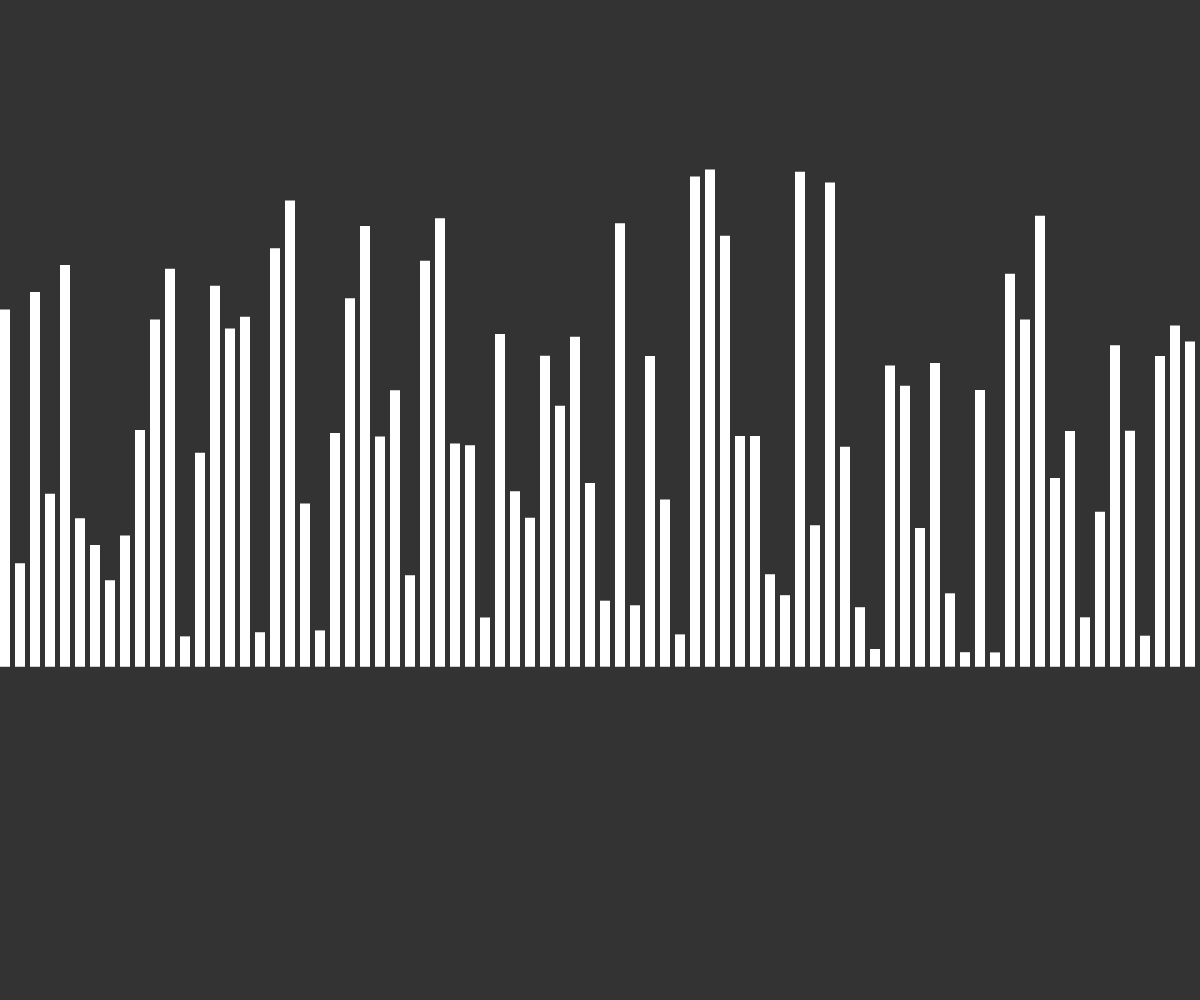
Frame 1 (no input)
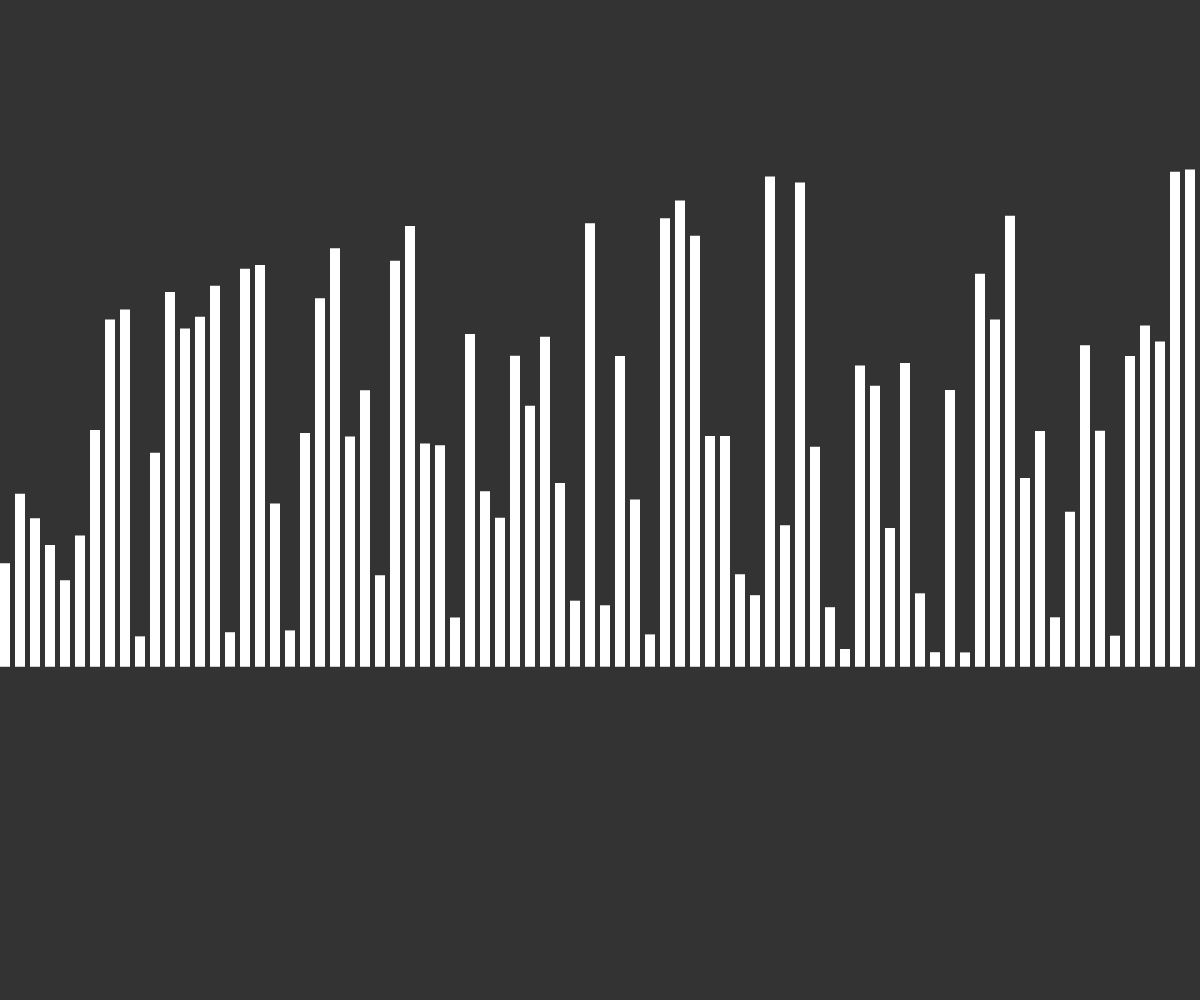
Frame 60 (no input)
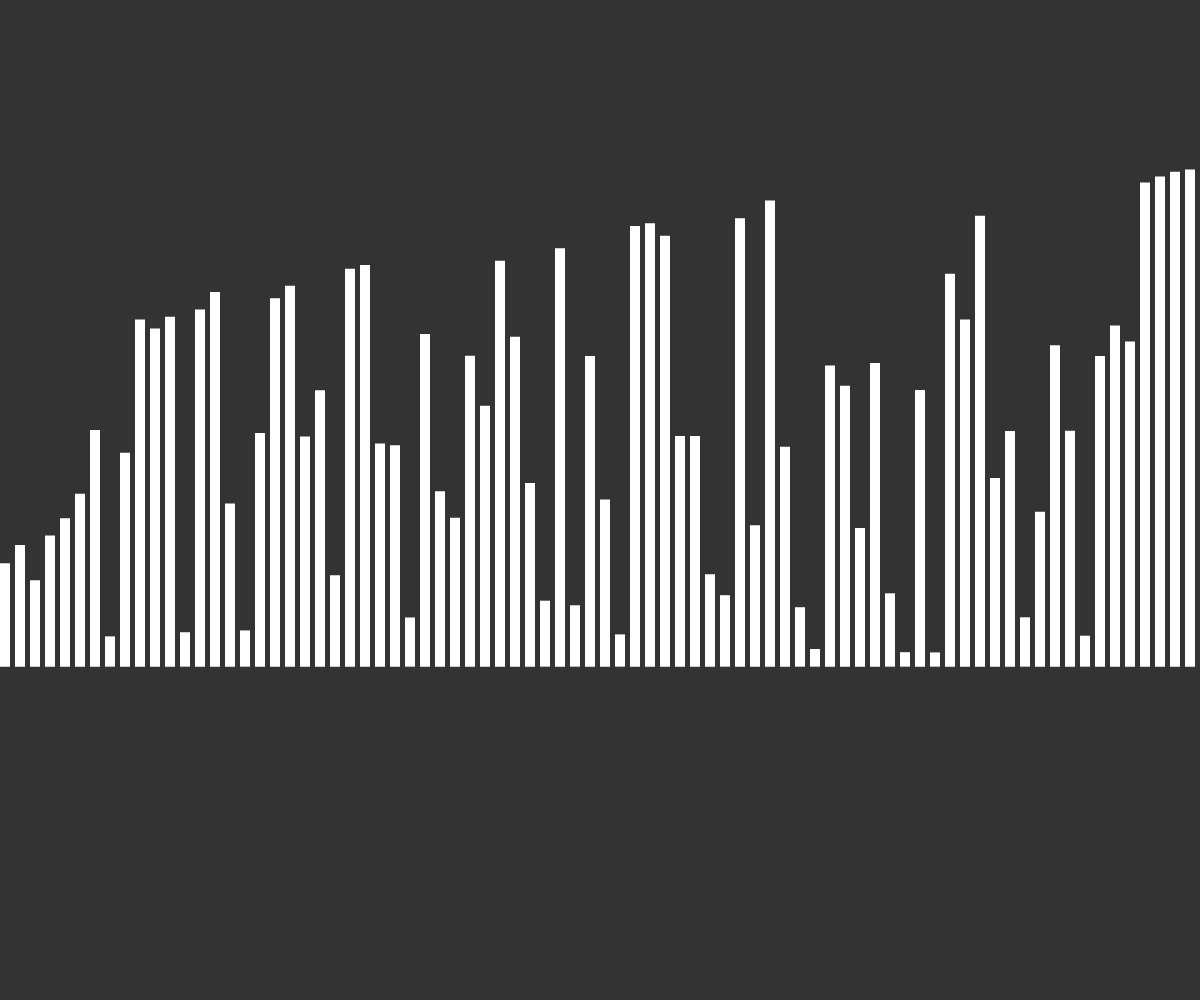
Frame 120 (the mouse pressed at the canvas centre since frame 60)

The p5.js sketch that drew these frames (run headless with seeded random() and noise() and a simulated clock; from frame 60 on, the mouse is pressed at the canvas centre):

// p5.js sketch
// ── sketch.js
let values = [];

function setup() {
    createCanvas(windowWidth, windowHeight);
    values = new Array(floor(width / 15));
    for (let i = 0; i < values.length; i++) {
        values[i] = random(height / 2);
    }
    bubbleSort(values);
}

async function bubbleSort(arr) {
    for (let i = 0; i < arr.length - 1; i++) {
        for (let j = 0; j < arr.length - i - 1; j++) {
            if (arr[j] > arr[j + 1]) {
                await swap(arr, j, j + 1);
            }
        }
    }
}

async function swap(arr, pos1, pos2) {
    await sleep(10);
    let tmp = arr[pos1];
    arr[pos1] = arr[pos2];
    arr[pos2] = tmp;
}

function sleep(ms) {
    return new Promise(resolve => setTimeout(resolve, ms));
}

function draw() {
    background(51);
    for (let i = 0; i < values.length; i++) {
        noStroke();
        rect(i * 15, (height / 1.5) - values[i], 10, values[i])
    }
}
// ── Index.html
<!DOCTYPE html>
<html lang="">

<head>
    <meta charset="utf-8">
    <meta name="viewport" content="width=device-width, initial-scale=1.0">
    <title>BubbleSort</title>
    <style>
        body {
            padding: 0;
            margin: 0 auto;

        }
    </style>
    <script src="../p5.js"></script>

</head>

<body>
    <script src="sketch.js"></script>
</body>

</html>
